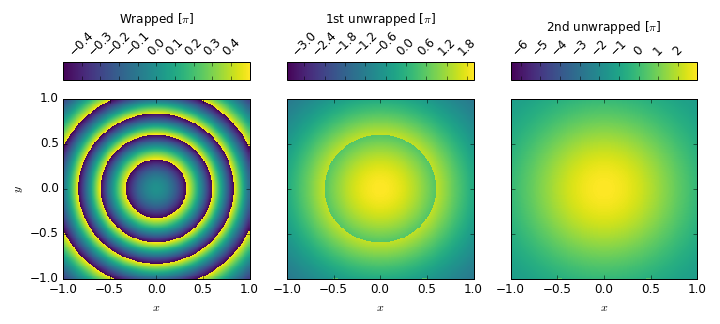

Julia code for this plot:
using PyCall
pygui(:qt)
using PyPlot
matplotlib[:rcdefaults]()
ion()

using Unwrap

x = linspace(-1,1,200)
y = x
r² = broadcast(+, x.^2, (y').^2)
z = exp(-r²)
φ = angle(exp(im*z*10π))

φ_old = copy(φ)
φ1 = unwrap2d(φ)
φ2 = unwrap2d(φ1) # Iterating improves result

function plot_map(args...;kwargs...)
    p = pcolormesh(args...;
                   rasterized=true,
                   cmap=plt[:cm][:get_cmap]("viridis"),
                   kwargs...)
    margins(0,0)
    p
end

function plot_phase(φ,gs,i,label,ylabels=false)
    fig[:add_subplot](get(gs, (1,i-1)))
    pm = plot_map(x,y,φ/2π)
    xlabel(L"x")
    if ylabels
        ylabel(L"y")
    else
        gca()[:set_yticklabels]([])
    end
    cax=fig[:add_subplot](get(gs, (0,i-1)))
    colorbar(pm,cax=cax,orientation="horizontal",label=label)
    cax[:set_xticklabels](cax[:get_xticklabels](),rotation=45)
    cax[:xaxis][:tick_top]()
    cax[:xaxis][:set_ticks_position]("both")
    cax[:xaxis][:set_label_position]("top")
end
fig = figure("2d",figsize=(10,4.5))
clf()
gs = matplotlib[:gridspec][:GridSpec](2,3,height_ratios=(1,10))
plot_phase(φ_old,gs,1,L"Wrapped [$\pi$]",true)
plot_phase(φ1,gs,2,L"1st unwrapped [$\pi$]")
plot_phase(φ2,gs,3,L"2nd unwrapped [$\pi$]")
gs[:tight_layout](fig)

savefig("2d.png",dpi=72,transparent=true)
